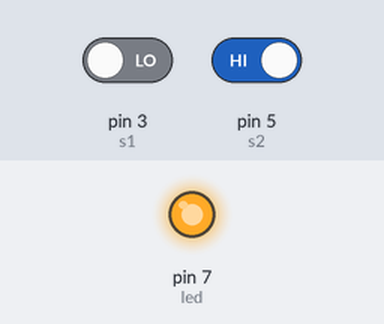
A sketch run on a simulated Arduino Uno, built with avr-gcc and run on an emulated ATmega328P. Parts: output pins drawn as LEDs (lit = HIGH). Inputs (shaded band) come from the test bench; at power-on: pin 5 (s2) HIGH, pin 3 (s1) LOW.

Above: at 1.2 s.
1.3 s: pin 5 (s2) driven LOW
At 1.9 s:
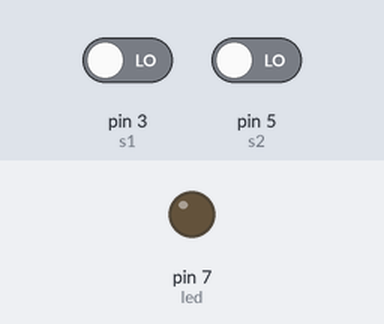
2.8 s: pin 5 (s2) driven HIGH
At 4.2 s:
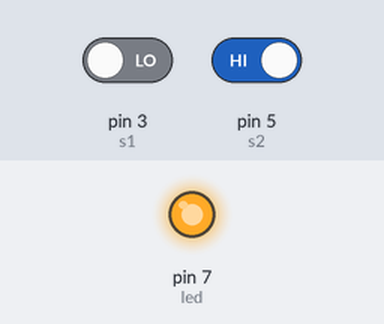
Timing chart, 0 to 5.8 s (numbered marks = the images above; inputs shaded):
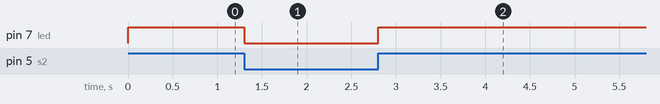

The sketch:

incredible_esboo_bigery2.ino
```cpp
// C++ code
//encender y apgar 1led usando 2 pulsadores con sentencias if else

int s1 = 3;
int s2 = 5;
int led= 7;
int a;
int b;

void setup()
{
  pinMode(s1, INPUT);
  pinMode(s2, INPUT);
  pinMode(led, OUTPUT);
}

void loop(){

a = digitalRead(s1);
  b = digitalRead(s2);

  if (a== HIGH || b == HIGH)
  {
    digitalWrite(led, HIGH);
  }

  else if (b == LOW || a== HIGH)
  {
    digitalWrite(led, LOW);
  }
}
```

Measured:
- after the input at 1.3 s, pin 7 (led): HIGH → LOW at once
- after the input at 2.8 s, pin 7 (led): LOW → HIGH at once
